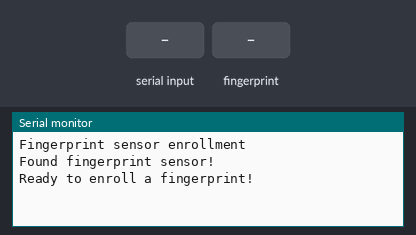
The sketch below on a simulated Arduino Uno, built with avr-gcc and run on an emulated ATmega328P. On the bench: the last lines printed to the serial monitor. The test bench sets the inputs (shaded band). Storage starts empty.

Above: at 2.7 s.
2.8 s: "90,45\n" received over Serial
At 4.0 s:
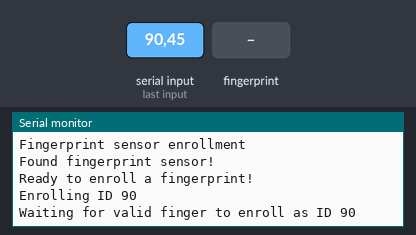
4.3 s: finger stored as number 1 placed on the sensor
At 5.9 s:
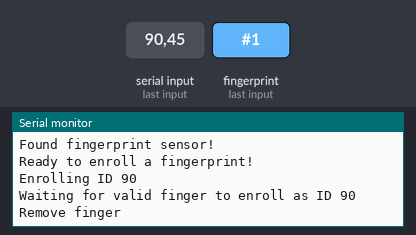
7.3 s: finger stored as number 1 placed on the sensor
At 9.1 s:
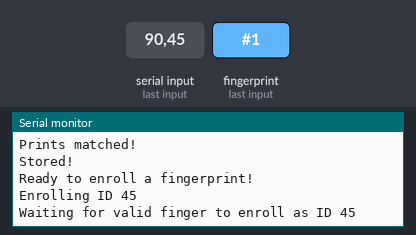

Measured:
- after the input at 2.8 s, the serial monitor: prints a new line at once (image 1)
- after the input at 4.3 s, the serial monitor: prints a new line after 0.20 s (image 2)
- after the input at 7.3 s, the serial monitor: prints a new line after 0.25 s (image 3)

The sketch:

enroll.ino
```cpp
#include <Adafruit_Fingerprint.h>
#include <SoftwareSerial.h>
#include<SPI.h>
#include<SD.h>

SoftwareSerial mySerial(2, 3);
Adafruit_Fingerprint finger = Adafruit_Fingerprint(&mySerial);

//Initialising variables
uint32_t id;
//String name="";
//File myFile;
void setup()
{
  while (!Serial);
  delay(500);

  Serial.begin(9600);
  Serial.println("Fingerprint sensor enrollment");
  finger.begin(57600);

  if (finger.verifyPassword()) {
    Serial.println("Found fingerprint sensor!");
  } else {
   Serial.println("Did not find fingerprint sensor :(");
    while (1);
  }
  if(!SD.begin(4)){
 //   Serial.println("Initialization of SD Card failed !");
    return;
  }
}

uint32_t readnumber(void) {
  uint32_t c=0;
    while(!Serial.available());
    c = Serial.parseInt();
    return c;
}

void loop()                     // run over and over again
{
  Serial.println("Ready to enroll a fingerprint!");
  id=readnumber();
  Serial.print("Enrolling ID ");
  Serial.println(id);
  while (!getFingerprintEnroll() ){
   Serial.println("Couldn't enroll! Try Again");
    loop();
  }
  Serial.println("\n\n");
}
uint32_t getFingerprintEnroll() {

  int p = -1;
  Serial.print("Waiting for valid finger to enroll as ID "); Serial.println(id);
  while (p != FINGERPRINT_OK) {
    p = finger.getImage();
    switch (p) {
    case FINGERPRINT_OK:
      break;
    case FINGERPRINT_NOFINGER:
      //Serial.println("No finger");
      break;
    case FINGERPRINT_PACKETRECIEVEERR:
   Serial.println("Communication error");
      break;
    case FINGERPRINT_IMAGEFAIL:
      Serial.println("Imaging error");
      break;
    default:
     Serial.println("Unknown error");
      break;
    }
  }

  // OK success!
  p = finger.image2Tz(1);
  switch (p) {
    case FINGERPRINT_OK:
      break;
    default:
     Serial.println("Error !");
      return p;
  }

  Serial.println("Remove finger");
  delay(2000);
  p = 0;
  while (p != FINGERPRINT_NOFINGER) {
    p = finger.getImage();
  }

  p = -1;
  Serial.println("Place same finger again");
  while (p != FINGERPRINT_OK) {
    p = finger.getImage();
    switch (p) {
    case FINGERPRINT_OK:
      break;
    default:
     //Serial.println("Unknown error");
      break;
    }
  }

  // OK success!

  p = finger.image2Tz(2);
  switch (p) {
    case FINGERPRINT_OK:
      break;
    default:
     Serial.println("Unknowen error");
      return p;
  }

  // OK converted!

  p = finger.createModel();
  if (p == FINGERPRINT_OK) {
    Serial.println("Prints matched!");
  } else {
   Serial.println("Unknown error");
    return p;
  }


  p = finger.storeModel(id);
  if (p == FINGERPRINT_OK) {
    Serial.println("Stored!");
  }  else {
   Serial.println("Unknown error");
    return p;
  }
}
```
